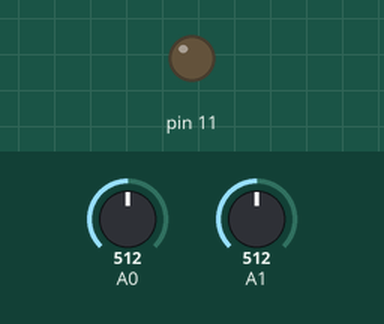
Recording of a sketch running on a simulated Arduino Uno, built with avr-gcc and run on an emulated ATmega328P. Parts: output pins drawn as LEDs (lit = HIGH). Inputs (shaded band) come from the test bench; at power-on: A1 = 512, A0 = 512. What the sketch prints to the serial monitor is not drawn.

Above: at 1.2 s.
1.3 s: A1 set to 540
At 1.7 s:
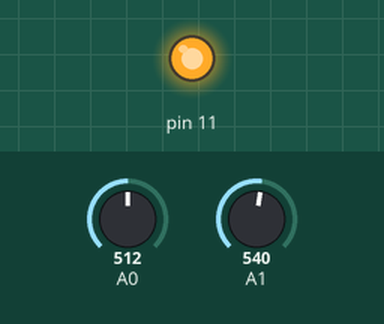
2.8 s: A1 set to 511
At 4.0 s:
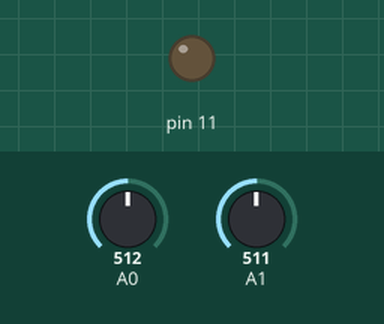
4.3 s: A1 set to 483
At 5.2 s:
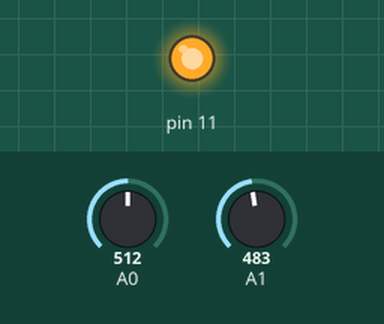
Timing chart, 0 to 7.3 s (numbered marks = the images above; inputs shaded):
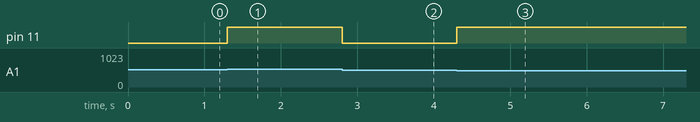

Measured:
- the behaviour switches between 532 and 533 on A1 (found by bisection; images 0 and 1)
- the behaviour switches between 492 and 491 on A1 (found by bisection; images 2 and 3)
- after the input at 1.3 s, pin 11: LOW → HIGH at once
- after the input at 2.8 s, pin 11: HIGH → LOW at once
- after the input at 4.3 s, pin 11: LOW → HIGH at once

The sketch:

motorDriver.ino
```cpp
int x = 0;
int y = 0;
int x0 = x;
int y0 = y;

void setup() {


  x0 = analogRead(A0);
  y0 = analogRead(A1);
  Serial.begin(115200);
}

void loop() {
  x = analogRead(A0)  -x0;
  y = analogRead(A1) - y0;
  Serial.println(y);
  if(abs(y) > 20){
      analogWrite(11,255);
  }
  else{
      analogWrite(11,0);
  }
  delay(1);

}
```
